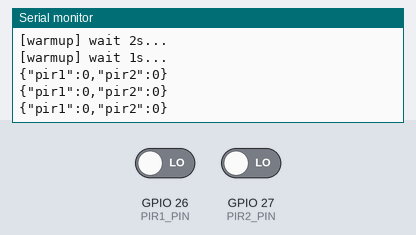
A sketch run on a simulated ESP32. On the bench: the last lines printed to the serial monitor. The test bench sets the inputs (shaded band); at power-on: GPIO 26 (PIR1_PIN) LOW, GPIO 27 (PIR2_PIN) LOW.

Above: at 12.8 s.
12.9 s: GPIO 26 (PIR1_PIN) driven HIGH
At 13.8 s:
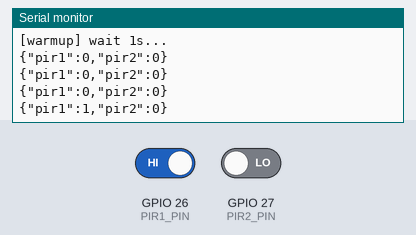
15.5 s: GPIO 27 (PIR2_PIN) driven HIGH
At 16.8 s:
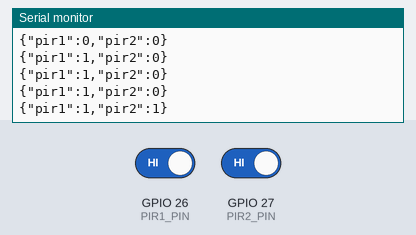
18.1 s: GPIO 26 (PIR1_PIN) driven LOW
At 19.8 s:
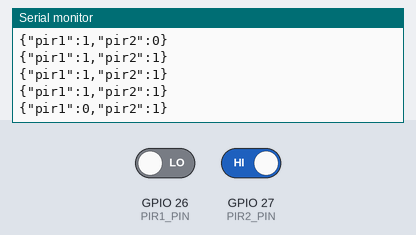
Timing chart, 0 to 21.3 s (numbered marks = the images above; inputs shaded):
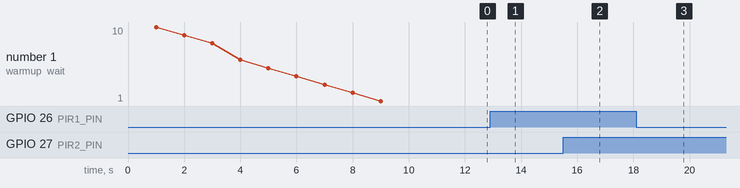

The sketch:

pir_sensor1-2.ino
```cpp
// === ESP32 + Two PIR sensors: print state every second ===
// Wiring example:
//   PIR1 (HC-SR501): VCC->5V,  GND->GND, OUT->GPIO26
//   PIR2 (Keyestudio): VCC->3V3(or 5V), GND->GND, SIG->GPIO27

const int PIR1_PIN = 26;   // HC-SR501
const int PIR2_PIN = 27;   // Keyestudio PIR

// 起動直後の不安定期間をスキップ（必要なければ 0 に）
const unsigned long WARMUP_IGNORE_MS = 10000;

unsigned long t0;
unsigned long lastPrint = 0;

void setup() {
  Serial.begin(115200);
  pinMode(PIR1_PIN, INPUT);  // モジュール側がプッシュプル出力のため INPUT でOK
  pinMode(PIR2_PIN, INPUT);

  t0 = millis();
  Serial.println("\n=== Two PIR: print state every 1s ===");
  Serial.println("PIR1(HC-SR501)=GPIO26, PIR2(Keyestudio)=GPIO27");
}

void loop() {
  unsigned long now = millis();

  // 起動直後の不安定期間は読みを無視（HC-SR501対策）
  if (now - t0 < WARMUP_IGNORE_MS) {
    // 簡易カウントダウン表示（1秒間隔）
    if (now - lastPrint >= 1000) {
      unsigned long left = (WARMUP_IGNORE_MS - (now - t0)) / 1000;
      Serial.printf("[warmup] wait %lus...\n", left + 1);
      lastPrint = now;
    }
    return;
  }

  // 毎秒ステートを出力
  if (now - lastPrint >= 1000) {
    int s1 = digitalRead(PIR1_PIN);  // 1: motion, 0: no motion
    int s2 = digitalRead(PIR2_PIN);

    // 見やすいように1行でJSON風に
    Serial.printf("{\"pir1\":%d,\"pir2\":%d}\n", s1, s2);

    // もし文字で見たいならこちらでもOK（上のprintfをコメントアウトして使う）
    // Serial.printf("PIR1:%s  PIR2:%s\n", s1 ? "MOTION" : "no", s2 ? "MOTION" : "no");

    lastPrint = now;
  }

  // ループを軽く
  delay(5);
}
```

Measured:
- after the input at 12.9 s, the serial monitor: prints a new line after 0.11 s (image 1)
- after the input at 15.5 s, the serial monitor: prints a new line after 0.52 s (image 2)
- after the input at 18.1 s, the serial monitor: prints a new line after 0.92 s (image 3)
